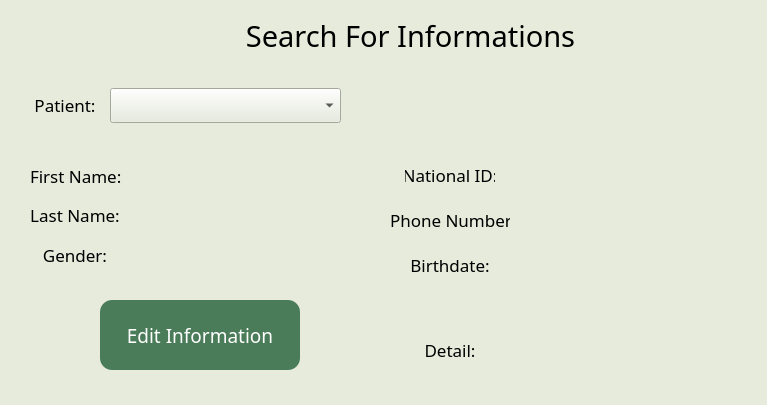
<?xml version="1.0" encoding="UTF-8"?>
<ui version="4.0">
 <class>MainWindow</class>
 <widget class="QMainWindow" name="MainWindow">
  <property name="geometry">
   <rect>
    <x>0</x>
    <y>0</y>
    <width>767</width>
    <height>405</height>
   </rect>
  </property>
  <property name="windowTitle">
   <string>MainWindow</string>
  </property>
  <property name="styleSheet">
   <string notr="true">QWidget {
	background-color: #e6ebdc;
}

QLineEdit, QTextEdit {
	background-color: #a9af9e;
	color: #000000;
	border: none;
	border-radius: 12px;
	padding: 6px;
	font-size: 15px;
}

QPushButton {
	background-color: #4A7C59;
	color: white;
	border: none;
	border-radius: 12px;
	padding: 6px 12px;
}

QPushButton:hover {
	background-color: #5A9F73;
}</string>
  </property>
  <widget class="QWidget" name="centralwidget">
   <widget class="QLabel" name="pt_fn_sh_t_label">
    <property name="geometry">
     <rect>
      <x>30</x>
      <y>160</y>
      <width>91</width>
      <height>31</height>
     </rect>
    </property>
    <property name="font">
     <font>
      <family>Arad Medium</family>
      <pointsize>13</pointsize>
      <weight>50</weight>
      <bold>false</bold>
     </font>
    </property>
    <property name="text">
     <string>First Name:</string>
    </property>
   </widget>
   <widget class="QLabel" name="pt_nid_sh_t_label">
    <property name="geometry">
     <rect>
      <x>405</x>
      <y>160</y>
      <width>90</width>
      <height>30</height>
     </rect>
    </property>
    <property name="font">
     <font>
      <family>Arad Medium</family>
      <pointsize>13</pointsize>
      <weight>50</weight>
      <bold>false</bold>
     </font>
    </property>
    <property name="text">
     <string>National ID:</string>
    </property>
    <property name="alignment">
     <set>Qt::AlignCenter</set>
    </property>
   </widget>
   <widget class="QPushButton" name="edit_pt_inf_Button">
    <property name="geometry">
     <rect>
      <x>100</x>
      <y>300</y>
      <width>200</width>
      <height>70</height>
     </rect>
    </property>
    <property name="font">
     <font>
      <family>Arad Medium</family>
      <pointsize>14</pointsize>
      <weight>50</weight>
      <bold>false</bold>
     </font>
    </property>
    <property name="text">
     <string>Edit Information</string>
    </property>
   </widget>
   <widget class="QLabel" name="pt_birthdate_sh_t_label">
    <property name="geometry">
     <rect>
      <x>405</x>
      <y>250</y>
      <width>90</width>
      <height>30</height>
     </rect>
    </property>
    <property name="font">
     <font>
      <family>Arad Medium</family>
      <pointsize>13</pointsize>
      <weight>50</weight>
      <bold>false</bold>
     </font>
    </property>
    <property name="text">
     <string>Birthdate:</string>
    </property>
    <property name="alignment">
     <set>Qt::AlignCenter</set>
    </property>
   </widget>
   <widget class="QLabel" name="pt_gender_sh_d_label">
    <property name="geometry">
     <rect>
      <x>130</x>
      <y>240</y>
      <width>221</width>
      <height>31</height>
     </rect>
    </property>
    <property name="font">
     <font>
      <family>Arad Medium</family>
      <pointsize>11</pointsize>
      <weight>50</weight>
      <bold>false</bold>
     </font>
    </property>
    <property name="text">
     <string/>
    </property>
    <property name="alignment">
     <set>Qt::AlignCenter</set>
    </property>
   </widget>
   <widget class="QLabel" name="pt_phone_sh_d_label">
    <property name="geometry">
     <rect>
      <x>520</x>
      <y>205</y>
      <width>221</width>
      <height>31</height>
     </rect>
    </property>
    <property name="font">
     <font>
      <family>Arad Medium</family>
      <pointsize>11</pointsize>
      <weight>50</weight>
      <bold>false</bold>
     </font>
    </property>
    <property name="text">
     <string/>
    </property>
    <property name="alignment">
     <set>Qt::AlignCenter</set>
    </property>
   </widget>
   <widget class="QLabel" name="pt_fn_sh_d_label">
    <property name="geometry">
     <rect>
      <x>130</x>
      <y>160</y>
      <width>221</width>
      <height>31</height>
     </rect>
    </property>
    <property name="font">
     <font>
      <family>Arad Medium</family>
      <pointsize>11</pointsize>
      <weight>50</weight>
      <bold>false</bold>
     </font>
    </property>
    <property name="text">
     <string/>
    </property>
    <property name="alignment">
     <set>Qt::AlignCenter</set>
    </property>
   </widget>
   <widget class="QLabel" name="top_inf_shp_label">
    <property name="geometry">
     <rect>
      <x>205</x>
      <y>10</y>
      <width>411</width>
      <height>51</height>
     </rect>
    </property>
    <property name="font">
     <font>
      <family>Arad Medium</family>
      <pointsize>22</pointsize>
      <weight>50</weight>
      <bold>false</bold>
     </font>
    </property>
    <property name="text">
     <string>Search For Informations</string>
    </property>
    <property name="alignment">
     <set>Qt::AlignCenter</set>
    </property>
   </widget>
   <widget class="QLabel" name="pt_sh_label">
    <property name="geometry">
     <rect>
      <x>20</x>
      <y>90</y>
      <width>90</width>
      <height>30</height>
     </rect>
    </property>
    <property name="font">
     <font>
      <family>Arad Medium</family>
      <pointsize>13</pointsize>
      <weight>50</weight>
      <bold>false</bold>
     </font>
    </property>
    <property name="text">
     <string>Patient:</string>
    </property>
    <property name="alignment">
     <set>Qt::AlignCenter</set>
    </property>
   </widget>
   <widget class="QComboBox" name="pt_search_comboBox">
    <property name="geometry">
     <rect>
      <x>110</x>
      <y>88</y>
      <width>231</width>
      <height>35</height>
     </rect>
    </property>
    <property name="font">
     <font>
      <family>Arad Medium</family>
      <pointsize>-1</pointsize>
      <weight>50</weight>
      <bold>false</bold>
     </font>
    </property>
    <property name="styleSheet">
     <string notr="true">/* style for the QComboBox */
QComboBox {
	border-radius: 10px;
	padding-left: 10px;
}

/* style for drop down area */
QComboBox::drop-down {
	border: 0px;
}

/* style for drop down arrow */
QComboBox::down-arrow {
	image: url(D:\Python/Projects/GitHub_PR/Hospital Management/down-arrow-8-128);
	width: 12 px;
	height: 12px;
	margin-right: 10px;
}

/* style for list menu */
QComboBox QListView {
font-size: 12px;
border: 1px solid #000000;
padding: 5px;
background-color: #a9af9e;
outline: 0px;
}

QComboBox {
	background-color: #a9af9e;
    font-size: 15px;
    font-family: &quot;Arad Medium&quot;;
}

QComboBox QAbstractItemView {
    background-color: #a9af9e;
    color: black;
    selection-background-color: #F3E9E2;
    selection-color: black;
}</string>
    </property>
   </widget>
   <widget class="QLabel" name="pt_birthdate_sh_d_label">
    <property name="geometry">
     <rect>
      <x>520</x>
      <y>250</y>
      <width>221</width>
      <height>31</height>
     </rect>
    </property>
    <property name="font">
     <font>
      <family>Arad Medium</family>
      <pointsize>11</pointsize>
      <weight>50</weight>
      <bold>false</bold>
     </font>
    </property>
    <property name="text">
     <string/>
    </property>
    <property name="alignment">
     <set>Qt::AlignCenter</set>
    </property>
   </widget>
   <widget class="QLabel" name="pt_phone_sh_t_label">
    <property name="geometry">
     <rect>
      <x>390</x>
      <y>205</y>
      <width>120</width>
      <height>30</height>
     </rect>
    </property>
    <property name="font">
     <font>
      <family>Arad Medium</family>
      <pointsize>13</pointsize>
      <weight>50</weight>
      <bold>false</bold>
     </font>
    </property>
    <property name="text">
     <string>Phone Number:</string>
    </property>
   </widget>
   <widget class="QLabel" name="pt_gender_sh_t_label">
    <property name="geometry">
     <rect>
      <x>30</x>
      <y>240</y>
      <width>90</width>
      <height>30</height>
     </rect>
    </property>
    <property name="font">
     <font>
      <family>Arad Medium</family>
      <pointsize>13</pointsize>
      <weight>50</weight>
      <bold>false</bold>
     </font>
    </property>
    <property name="text">
     <string>Gender:</string>
    </property>
    <property name="alignment">
     <set>Qt::AlignCenter</set>
    </property>
   </widget>
   <widget class="QLabel" name="pt_ln_sh_t_label">
    <property name="geometry">
     <rect>
      <x>30</x>
      <y>200</y>
      <width>90</width>
      <height>30</height>
     </rect>
    </property>
    <property name="font">
     <font>
      <family>Arad Medium</family>
      <pointsize>13</pointsize>
      <weight>50</weight>
      <bold>false</bold>
     </font>
    </property>
    <property name="text">
     <string>Last Name:</string>
    </property>
    <property name="alignment">
     <set>Qt::AlignCenter</set>
    </property>
   </widget>
   <widget class="QLabel" name="pt_ln_sh_d_label">
    <property name="geometry">
     <rect>
      <x>130</x>
      <y>200</y>
      <width>221</width>
      <height>31</height>
     </rect>
    </property>
    <property name="font">
     <font>
      <family>Arad Medium</family>
      <pointsize>11</pointsize>
      <weight>50</weight>
      <bold>false</bold>
     </font>
    </property>
    <property name="text">
     <string/>
    </property>
    <property name="alignment">
     <set>Qt::AlignCenter</set>
    </property>
   </widget>
   <widget class="QLabel" name="pt_nid_sh_d_label">
    <property name="geometry">
     <rect>
      <x>520</x>
      <y>160</y>
      <width>221</width>
      <height>31</height>
     </rect>
    </property>
    <property name="font">
     <font>
      <family>Arad Medium</family>
      <pointsize>11</pointsize>
      <weight>50</weight>
      <bold>false</bold>
     </font>
    </property>
    <property name="text">
     <string/>
    </property>
    <property name="alignment">
     <set>Qt::AlignCenter</set>
    </property>
   </widget>
   <widget class="QLabel" name="pt_detail_sh_t_label">
    <property name="geometry">
     <rect>
      <x>405</x>
      <y>335</y>
      <width>90</width>
      <height>30</height>
     </rect>
    </property>
    <property name="font">
     <font>
      <family>Arad Medium</family>
      <pointsize>13</pointsize>
      <weight>50</weight>
      <bold>false</bold>
     </font>
    </property>
    <property name="text">
     <string>Detail:</string>
    </property>
    <property name="alignment">
     <set>Qt::AlignCenter</set>
    </property>
   </widget>
   <widget class="QLabel" name="pt_detail_sh_d_label">
    <property name="geometry">
     <rect>
      <x>520</x>
      <y>300</y>
      <width>221</width>
      <height>101</height>
     </rect>
    </property>
    <property name="font">
     <font>
      <family>Arad Medium</family>
      <pointsize>10</pointsize>
      <weight>50</weight>
      <bold>false</bold>
     </font>
    </property>
    <property name="text">
     <string/>
    </property>
    <property name="alignment">
     <set>Qt::AlignCenter</set>
    </property>
    <property name="wordWrap">
     <bool>true</bool>
    </property>
   </widget>
  </widget>
 </widget>
 <resources/>
 <connections/>
</ui>
